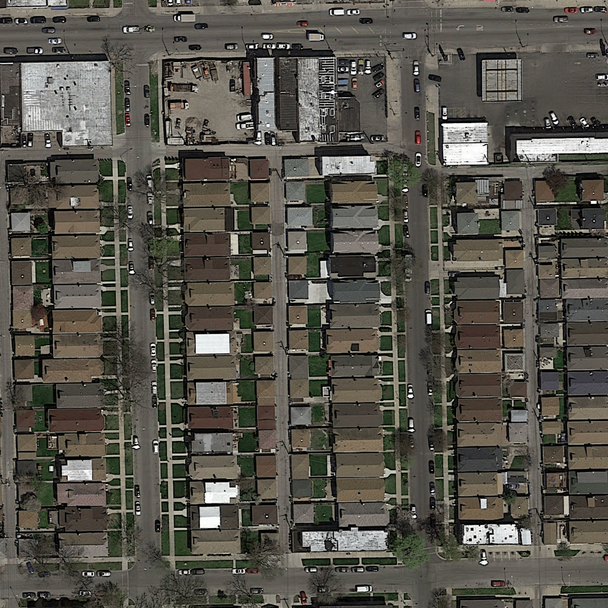
#> input picture Road_segmentation/test_set_images/test_1/test_1.png, 608 x 608 px, given as the content of the folder training/images/, which was not available
$ jupyter execute 5_Colour_image_enhancement.ipynb   (shell and % lines are left out)   (text cells are left out)
#> lines starting #> are read from the running program, lines starting #| are printed output that depends on the picture; long printed decimals are rounded; pictures that were not available may be replaced by others from this repository, and a replacement may not be noted
[cell 1]
import matplotlib.image as mpimg
import numpy as np
import matplotlib.pyplot as plt
import os,sys
from PIL import Image
from mask_to_submission import *

from sklearn import linear_model
from sklearn import model_selection
from sklearn import metrics
from sklearn.model_selection import cross_val_score

from skimage import data, img_as_float
from skimage import exposure
from skimage.morphology import disk
from skimage.filters.rank import enhance_contrast
from skimage.color import rgb2gray
from skimage.filters.rank import autolevel

[cell 2]
# Helper functions

def load_image(infilename):
    data = mpimg.imread(infilename)
    return data

def img_float_to_uint8(img):
    rimg = img - np.min(img)
    rimg = (rimg / np.max(rimg) * 255).round().astype(np.uint8)
    return rimg

# Concatenate an image and its groundtruth
def concatenate_images(img, gt_img):
    nChannels = len(gt_img.shape)
    w = gt_img.shape[0]
    h = gt_img.shape[1]
    if nChannels == 3:
        cimg = np.concatenate((img, gt_img), axis=1)
    else:
        gt_img_3c = np.zeros((w, h, 3), dtype=np.uint8)
        gt_img8 = img_float_to_uint8(gt_img)
        gt_img_3c[:,:,0] = gt_img8
        gt_img_3c[:,:,1] = gt_img8
        gt_img_3c[:,:,2] = gt_img8
        img8 = img_float_to_uint8(img)
        cimg = np.concatenate((img8, gt_img_3c), axis=1)
    return cimg

def img_crop(im, w, h):
    list_patches = []
    imgwidth = im.shape[0]
    imgheight = im.shape[1]
    is_2d = len(im.shape) < 3
    for i in range(0,imgheight,h):
        for j in range(0,imgwidth,w):
            if is_2d:
                im_patch = im[j:j+w, i:i+h]
            else:
                im_patch = im[j:j+w, i:i+h, :]
            list_patches.append(im_patch)
    return list_patches

[cell 3]
# Loaded a set of images
root_dir = "training/"

image_dir = root_dir + "images/"
files = os.listdir(image_dir)
n = len(files) # Load maximum 20 images
print("Loading " + str(n) + " images")
imgs = [load_image(image_dir + files[i]) for i in range(n)]
#> in load_image, data is the input picture: shape (608, 608, 3) float32; mean R, G, B 0.341, 0.331, 0.298
#> imgs = 1 item
print(files[0])


#choose image enhancement technique

# Histogram Equalisation (f1 = 0.58)
#imgs_e = [exposure.equalize_hist(imgs[i]) for i in range(n)]

# Adaptive Equalisation (f1 = 0.58)
imgs_e = [exposure.equalize_adapthist(imgs[i], clip_limit=0.5) for i in range(n)]
#> imgs_e = 1 item

# [7 lines of commented-out code are left out]


print("Processing " + str(n) + " enhanced images")


gt_dir = root_dir + "groundtruth/"
print("Loading " + str(n) + " images")
gt_imgs = [load_image(gt_dir + files[i]) for i in range(n)]
#> gt_imgs = 1 item
print(files[0])

[cell 4]
# Extract patches from input images
patch_size = 38 # each patch is 16*16 pixels

img_patches = [img_crop(imgs[i], patch_size, patch_size) for i in range(n)]
#> after the loop in img_crop, `for i in range(0,imgheight,h):`: list_patches = 256 items
#> img_patches = 1 item
img_patches_e = [img_crop(imgs_e[i], patch_size, patch_size) for i in range(n)]
#> img_patches_e = 1 item
gt_patches = [img_crop(gt_imgs[i], patch_size, patch_size) for i in range(n)]
#> gt_patches = 1 item

# Linearize list of patches
img_patches = np.asarray([img_patches[i][j] for i in range(len(img_patches)) for j in range(len(img_patches[i]))])
img_patches_e = np.asarray([img_patches_e[i][j] for i in range(len(img_patches_e)) for j in range(len(img_patches_e[i]))])
gt_patches =  np.asarray([gt_patches[i][j] for i in range(len(gt_patches)) for j in range(len(gt_patches[i]))])

[cell 5]
# Extract 6-dimensional features consisting of average RGB color as well as variance
def extract_features(img):
    feat_m = np.mean(img, axis=(0,1))
    feat_v = np.var(img, axis=(0,1))
    feat = np.append(feat_m, feat_v)
    return feat

# Extract 2-dimensional features consisting of average gray color as well as variance
def extract_features_2d(img):
    feat_m = np.mean(img)
    feat_v = np.var(img)
    feat = np.append(feat_m, feat_v)
    return feat

#Extract 10-dimensional features, average RGB and gray colour and variance
def extract_features_all(img, img_e):
    feat_m = np.mean(img, axis=(0,1))
    feat_v = np.var(img, axis=(0,1))
    feat_m1 = np.mean(img)
    feat_v1 = np.var(img)
    f = np.append(feat_v, feat_m)
    f1 = np.append(feat_v1, feat_m1)
    feature = np.append(f, f1)

    feat_m2 = np.mean(img_e)
    feat_v2 = np.var(img_e)
    f2 = np.append(feat_v2, feat_m2)

    feat = np.append(feature, f2)

    return feat

# Extract features for a given image
def extract_img_features(filename):
    img = load_image(filename)
    img_patches = img_crop(img, patch_size, patch_size)
    X = np.asarray([extract_features_all(img_patches[i],img_patches_e[i]) for i in range(len(img_patches))])
    return X

[cell 6]
# Compute features for each image patch
foreground_threshold = 0.25 # percentage of pixels > 1 required to assign a foreground label to a patch

def value_to_class(v):
    df = np.sum(v)
    if df > foreground_threshold:
        return 1
    else:
        return 0

X = np.asarray([ extract_features_all(img_patches[i], img_patches_e[i]) for i in range(len(img_patches))])
#> in extract_features_all, `feat_m = np.mean(img, axis=(0,1))`: feat_m = [0.404, 0.391, 0.368]
#> in extract_features_all, `feat_v = np.var(img, axis=(0,1))`: feat_v = [0.0322, 0.0311, 0.0281]
#> in extract_features_all, `feat_m1 = np.mean(img)`: feat_m1 = 0.388
#> in extract_features_all, `feat_v1 = np.var(img)`: feat_v1 = 0.0307
#> in extract_features_all, `f = np.append(feat_v, feat_m)`: f = [0.0322, 0.0311, 0.0281, 0.404, 0.391, 0.368]
#> in extract_features_all, `f1 = np.append(feat_v1, feat_m1)`: f1 = [0.0307, 0.388]
#> in extract_features_all, `feature = np.append(f, f1)`: feature = [0.0322, 0.0311, 0.0281, 0.404, 0.391, 0.368, 0.0307, 0.388]
#> in extract_features_all, `feat_m2 = np.mean(img_e)`: feat_m2 = 0.504
#> in extract_features_all, `feat_v2 = np.var(img_e)`: feat_v2 = 0.0663
#> in extract_features_all, `f2 = np.append(feat_v2, feat_m2)`: f2 = [0.0663, 0.504]
#> in extract_features_all, `feat = np.append(feature, f2)`: feat = [0.0322, 0.0311, 0.0281, 0.404, 0.391, 0.368, 0.0307, 0.388, 0.0663, 0.504]
#> in extract_features_all (call 19), `feat_m = np.mean(img, axis=(0,1))`: feat_m = [0.593, 0.598, 0.592]
#> in extract_features_all (call 19), `feat_v = np.var(img, axis=(0,1))`: feat_v = [0.0197, 0.0204, 0.02]
#> in extract_features_all (call 19), `feat_m1 = np.mean(img)`: feat_m1 = 0.595
#> in extract_features_all (call 19), `feat_v1 = np.var(img)`: feat_v1 = 0.0201
#> in extract_features_all (call 19), `f = np.append(feat_v, feat_m)`: f = [0.0197, 0.0204, 0.02, 0.593, 0.598, 0.592]
#> in extract_features_all (call 19), `f1 = np.append(feat_v1, feat_m1)`: f1 = [0.0201, 0.595]
#> in extract_features_all (call 19), `feature = np.append(f, f1)`: feature = [0.0197, 0.0204, 0.02, 0.593, 0.598, 0.592, 0.0201, 0.595]
#> in extract_features_all (call 19), `feat_m2 = np.mean(img_e)`: feat_m2 = 0.699
#> in extract_features_all (call 19), `feat_m2 = np.mean(img_e)`:
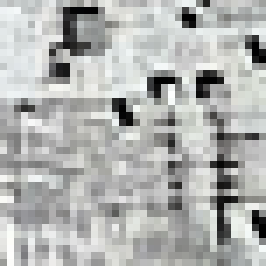
#> img_e: shape (38, 38, 3) float32 (shown 7 times larger); mean of channels 0, 1, 2 0.697, 0.703, 0.696; drawn as R, G, B
#> in extract_features_all (call 19), `feat_v2 = np.var(img_e)`: feat_v2 = 0.0411
#> in extract_features_all (call 19), `f2 = np.append(feat_v2, feat_m2)`: f2 = [0.0411, 0.699]
#> in extract_features_all (call 19), `feat = np.append(feature, f2)`: feat = [0.0197, 0.0204, 0.02, 0.593, 0.598, 0.592, 0.0201, 0.595, 0.0411, 0.699]
#> in extract_features_all (call 20), `feat_m = np.mean(img, axis=(0,1))`: feat_m = [0.526, 0.519, 0.505]
#> in extract_features_all (call 20), `feat_m = np.mean(img, axis=(0,1))`:
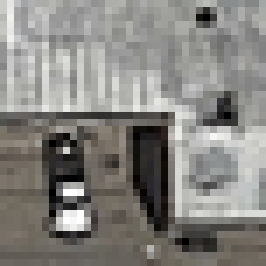
#> img: shape (38, 38, 3) float32 (shown 7 times larger); mean of channels 0, 1, 2 0.526, 0.519, 0.505; drawn as R, G, B
#> in extract_features_all (call 20), `feat_v = np.var(img, axis=(0,1))`: feat_v = [0.0388, 0.0413, 0.0422]
#> in extract_features_all (call 20), `feat_m1 = np.mean(img)`: feat_m1 = 0.517
#> in extract_features_all (call 20), `feat_v1 = np.var(img)`: feat_v1 = 0.0408
#> in extract_features_all (call 20), `f = np.append(feat_v, feat_m)`: f = [0.0388, 0.0413, 0.0422, 0.526, 0.519, 0.505]
#> in extract_features_all (call 20), `f1 = np.append(feat_v1, feat_m1)`: f1 = [0.0408, 0.517]
#> in extract_features_all (call 20), `feature = np.append(f, f1)`: feature = [0.0388, 0.0413, 0.0422, 0.526, 0.519, 0.505, 0.0408, 0.517]
#> in extract_features_all (call 20), `feat_m2 = np.mean(img_e)`: feat_m2 = 0.612
#> in extract_features_all (call 20), `feat_m2 = np.mean(img_e)`:
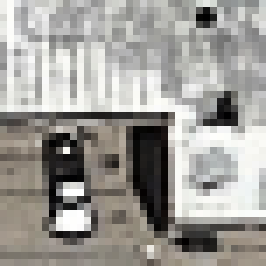
#> img_e: shape (38, 38, 3) float32 (shown 7 times larger); mean of channels 0, 1, 2 0.624, 0.615, 0.598; drawn as R, G, B
#> in extract_features_all (call 20), `feat_v2 = np.var(img_e)`: feat_v2 = 0.0655
#> in extract_features_all (call 20), `f2 = np.append(feat_v2, feat_m2)`: f2 = [0.0655, 0.612]
#> in extract_features_all (call 20), `feat = np.append(feature, f2)`: feat = [0.0388, 0.0413, 0.0422, 0.526, 0.519, 0.505, 0.0408, 0.517, 0.0655, 0.612]
#> in extract_features_all (call 21), `feat_m = np.mean(img, axis=(0,1))`: feat_m = [0.255, 0.244, 0.221]
#> in extract_features_all (call 21), `feat_m = np.mean(img, axis=(0,1))`:
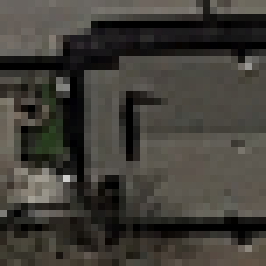
#> img: shape (38, 38, 3) float32 (shown 7 times larger); mean of channels 0, 1, 2 0.255, 0.244, 0.221; drawn as R, G, B
#> in extract_features_all (call 21), `feat_v = np.var(img, axis=(0,1))`: feat_v = [0.0187, 0.0173, 0.0149]
#> in extract_features_all (call 21), `feat_m1 = np.mean(img)`: feat_m1 = 0.24
#> in extract_features_all (call 21), `feat_v1 = np.var(img)`: feat_v1 = 0.0172
#> in extract_features_all (call 21), `f = np.append(feat_v, feat_m)`: f = [0.0187, 0.0173, 0.0149, 0.255, 0.244, 0.221]
#> in extract_features_all (call 21), `f1 = np.append(feat_v1, feat_m1)`: f1 = [0.0172, 0.24]
#> in extract_features_all (call 21), `feature = np.append(f, f1)`: feature = [0.0187, 0.0173, 0.0149, 0.255, 0.244, 0.221, 0.0172, 0.24]
#> in extract_features_all (call 21), `feat_m2 = np.mean(img_e)`: feat_m2 = 0.331
#> in extract_features_all (call 21), `feat_m2 = np.mean(img_e)`:
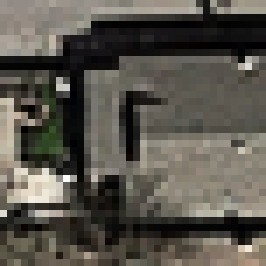
#> img_e: shape (38, 38, 3) float32 (shown 7 times larger); mean of channels 0, 1, 2 0.352, 0.336, 0.305; drawn as R, G, B
#> in extract_features_all (call 21), `feat_v2 = np.var(img_e)`: feat_v2 = 0.0448
#> in extract_features_all (call 21), `f2 = np.append(feat_v2, feat_m2)`: f2 = [0.0448, 0.331]
#> in extract_features_all (call 21), `feat = np.append(feature, f2)`: feat = [0.0187, 0.0173, 0.0149, 0.255, 0.244, 0.221, 0.0172, 0.24, 0.0448, 0.331]
#> in extract_features_all (call 22), `feat_m = np.mean(img, axis=(0,1))`: feat_m = [0.313, 0.285, 0.243]
#> in extract_features_all (call 22), `feat_m = np.mean(img, axis=(0,1))`:
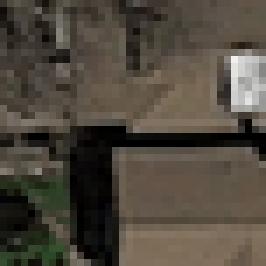
#> img: shape (38, 38, 3) float32 (shown 7 times larger); mean of channels 0, 1, 2 0.313, 0.285, 0.243; drawn as R, G, B
#> in extract_features_all (call 22), `feat_v = np.var(img, axis=(0,1))`: feat_v = [0.0255, 0.0213, 0.0186]
#> in extract_features_all (call 22), `feat_m1 = np.mean(img)`: feat_m1 = 0.28
#> in extract_features_all (call 22), `feat_v1 = np.var(img)`: feat_v1 = 0.0226
#> in extract_features_all (call 22), `f = np.append(feat_v, feat_m)`: f = [0.0255, 0.0213, 0.0186, 0.313, 0.285, 0.243]
#> in extract_features_all (call 22), `f1 = np.append(feat_v1, feat_m1)`: f1 = [0.0226, 0.28]
#> in extract_features_all (call 22), `feature = np.append(f, f1)`: feature = [0.0255, 0.0213, 0.0186, 0.313, 0.285, 0.243, 0.0226, 0.28]
#> in extract_features_all (call 22), `feat_m2 = np.mean(img_e)`: feat_m2 = 0.462
#> in extract_features_all (call 22), `feat_m2 = np.mean(img_e)`:
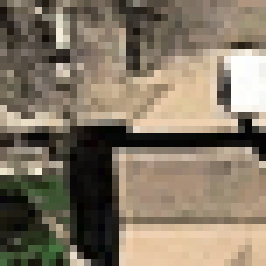
#> img_e: shape (38, 38, 3) float32 (shown 7 times larger); mean of channels 0, 1, 2 0.517, 0.469, 0.4; drawn as R, G, B
#> in extract_features_all (call 22), `feat_v2 = np.var(img_e)`: feat_v2 = 0.0692
#> in extract_features_all (call 22), `f2 = np.append(feat_v2, feat_m2)`: f2 = [0.0692, 0.462]
#> in extract_features_all (call 22), `feat = np.append(feature, f2)`: feat = [0.0255, 0.0213, 0.0186, 0.313, 0.285, 0.243, 0.0226, 0.28, 0.0692, 0.462]
#> in extract_features_all (call 23), `feat_m = np.mean(img, axis=(0,1))`: feat_m = [0.279, 0.268, 0.221]
#> in extract_features_all (call 23), `feat_m = np.mean(img, axis=(0,1))`:
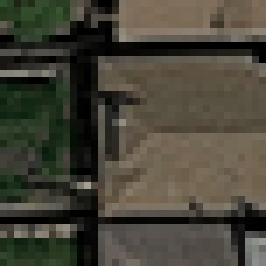
#> img: shape (38, 38, 3) float32 (shown 7 times larger); mean of channels 0, 1, 2 0.279, 0.268, 0.221; drawn as R, G, B
#> in extract_features_all (call 23), `feat_v = np.var(img, axis=(0,1))`: feat_v = [0.0261, 0.0191, 0.0156]
#> in extract_features_all (call 23), `feat_m1 = np.mean(img)`: feat_m1 = 0.256
#> in extract_features_all (call 23), `feat_v1 = np.var(img)`: feat_v1 = 0.0209
#> in extract_features_all (call 23), `f = np.append(feat_v, feat_m)`: f = [0.0261, 0.0191, 0.0156, 0.279, 0.268, 0.221]
#> in extract_features_all (call 23), `f1 = np.append(feat_v1, feat_m1)`: f1 = [0.0209, 0.256]
#> in extract_features_all (call 23), `feature = np.append(f, f1)`: feature = [0.0261, 0.0191, 0.0156, 0.279, 0.268, 0.221, 0.0209, 0.256]
#> in extract_features_all (call 23), `feat_m2 = np.mean(img_e)`: feat_m2 = 0.398
#> in extract_features_all (call 23), `feat_m2 = np.mean(img_e)`:
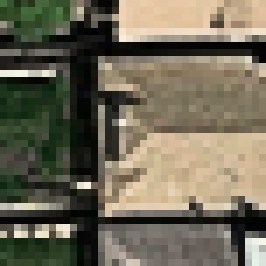
#> img_e: shape (38, 38, 3) float32 (shown 7 times larger); mean of channels 0, 1, 2 0.436, 0.414, 0.344; drawn as R, G, B
#> in extract_features_all (call 23), `feat_v2 = np.var(img_e)`: feat_v2 = 0.0715
#> in extract_features_all (call 23), `f2 = np.append(feat_v2, feat_m2)`: f2 = [0.0715, 0.398]
#> in extract_features_all (call 23), `feat = np.append(feature, f2)`: feat = [0.0261, 0.0191, 0.0156, 0.279, 0.268, 0.221, 0.0209, 0.256, 0.0715, 0.398]
#> in extract_features_all (call 24), `feat_m = np.mean(img, axis=(0,1))`: feat_m = [0.327, 0.323, 0.291]
#> in extract_features_all (call 24), `feat_m = np.mean(img, axis=(0,1))`:
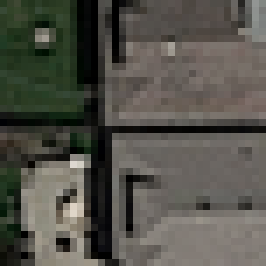
#> img: shape (38, 38, 3) float32 (shown 7 times larger); mean of channels 0, 1, 2 0.327, 0.323, 0.291; drawn as R, G, B
#> in extract_features_all (call 24), `feat_v = np.var(img, axis=(0,1))`: feat_v = [0.0305, 0.0244, 0.0246]
#> in extract_features_all (call 24), `feat_m1 = np.mean(img)`: feat_m1 = 0.314
#> in extract_features_all (call 24), `feat_v1 = np.var(img)`: feat_v1 = 0.0267
#> in extract_features_all (call 24), `f = np.append(feat_v, feat_m)`: f = [0.0305, 0.0244, 0.0246, 0.327, 0.323, 0.291]
#> in extract_features_all (call 24), `f1 = np.append(feat_v1, feat_m1)`: f1 = [0.0267, 0.314]
#> in extract_features_all (call 24), `feature = np.append(f, f1)`: feature = [0.0305, 0.0244, 0.0246, 0.327, 0.323, 0.291, 0.0267, 0.314]
#> in extract_features_all (call 24), `feat_m2 = np.mean(img_e)`: feat_m2 = 0.492
#> in extract_features_all (call 24), `feat_v2 = np.var(img_e)`: feat_v2 = 0.0937
#> in extract_features_all (call 24), `f2 = np.append(feat_v2, feat_m2)`: f2 = [0.0937, 0.492]
#> in extract_features_all (call 24), `feat = np.append(feature, f2)`: feat = [0.0305, 0.0244, 0.0246, 0.327, 0.323, 0.291, 0.0267, 0.314, 0.0937, 0.492]
Y = np.asarray([value_to_class(np.mean(gt_patches[i])) for i in range(len(gt_patches))])
#> in value_to_class, `df = np.sum(v)`: df = 0.388
#> Y = 256 values, max 1 at index 0, min 0 at index 4, mean 0.879

[cell 7]
# Print feature statistics

print('Computed ' + str(X.shape[0]) + ' features')
#| Computed 256 features
print('Feature dimension = ' + str(X.shape[1]))
#| Feature dimension = 10
print('Number of classes = ' + str(np.max(Y)))  #TODO: fix, length(unique(Y))
#| Number of classes = 1

Y0 = [i for i, j in enumerate(Y) if j == 0]
#> Y0 = 31 values from 4 to 253
Y1 = [i for i, j in enumerate(Y) if j == 1]
#> Y1 = 225 values from 0 to 255
print('Class 0: ' + str(len(Y0)) + ' samples')
#| Class 0: 31 samples
print('Class 1: ' + str(len(Y1)) + ' samples')
#| Class 1: 225 samples

[cell 8]
#Train-Test split
X_train, X_test, y_train, y_test = model_selection.train_test_split(X, Y, test_size=0.20, random_state=42)
#> y_train = 204 values, max 1 at index 2, min 0 at index 0, mean 0.868; y_test = 52 values, max 1 at index 0, min 0 at index 5, mean 0.923

[cell 9]
# train a logistic regression classifier

# we create an instance of the classifier and fit the data
classifier = linear_model.LogisticRegression(C=1e5, class_weight="balanced")
classifier.fit(X_train, y_train)

[cell 10]
# Check how well this does (Simple)
y_pred = classifier.predict(X_test)
#> y_pred = 52 values, max 1 at index 0, min 0 at index 5, mean 0.885
print('Accuracy: ', metrics.accuracy_score(y_test, y_pred))
#| Accuracy:  0.9615
print('Precision: ', metrics.precision_score(y_test, y_pred))
#| Precision:  1.0
print('Recall: ', metrics.recall_score(y_test, y_pred))
#| Recall:  0.9583
print('F1 Score: ', metrics.f1_score(y_test, y_pred))
#| F1 Score:  0.9787

[cell 11]
# Check automatically with crossvalidation
k = 60
precision = cross_val_score(classifier, X, Y, cv=k, scoring="precision")
#> precision = 60 values, max 1 at index 0, min 0.75 at index 57, mean 0.996
recall = cross_val_score(classifier, X, Y, cv=k, scoring="recall")
#> recall = 60 values, max 1 at index 0, min 0.75 at index 2, mean 0.992
accuracy = cross_val_score(classifier, X, Y, cv=k, scoring="accuracy")
#> accuracy = 60 values, max 1 at index 0, min 0.75 at index 36, mean 0.988
f1 = cross_val_score(classifier, X, Y, cv=k, scoring="f1")
#> f1 = 60 values, max 1 at index 0, min 0.857 at index 2, mean 0.993


print("Accuracy: %0.2f (+/- %0.2f)" % (accuracy.mean(), accuracy.std() * 2))
#| Accuracy: 0.99 (+/- 0.10)
# Precision: avoid false positives
print("Precision: %0.2f (+/- %0.2f)" % (precision.mean(), precision.std() * 2))
#| Precision: 1.00 (+/- 0.06)
# Recall: avoid false negatives
print("Recall: %0.2f (+/- %0.2f)" % (recall.mean(), recall.std() * 2))
#| Recall: 0.99 (+/- 0.09)
print("F1 Score: %0.2f (+/- %0.2f)" % (f1.mean(), f1.std() * 2))
#| F1 Score: 0.99 (+/- 0.06)

[cell 12]
# Convert array of labels to an image

def label_to_img(imgwidth, imgheight, w, h, labels):
    im = np.zeros([imgwidth, imgheight])
    idx = 0
    for i in range(0,imgheight,h):
        for j in range(0,imgwidth,w):
            im[j:j+w, i:i+h] = labels[idx]
            idx = idx + 1
    return im

def make_img_overlay(img, predicted_img):
    w = img.shape[0]
    h = img.shape[1]
    color_mask = np.zeros((w, h, 3), dtype=np.uint8)
    color_mask[:,:,0] = predicted_img*255

    img8 = img_float_to_uint8(img)
    background = Image.fromarray(img8, 'RGB').convert("RGBA")
    overlay = Image.fromarray(color_mask, 'RGB').convert("RGBA")
    new_img = Image.blend(background, overlay, 0.2)
    return new_img

[cell 13]
#Create prediction images using all the test images
def binary_to_uint8(img):
    rimg = (img * 255).round().astype(np.uint8)
    return rimg

def create_submission(classifier):
    test_img_dir = 'test_set_images/'
    for img_idx in range(1, 51):

        test_img_dir_i = test_img_dir + 'test_' + str(img_idx) + '/'
        test_files = os.listdir(test_img_dir_i)
        img = load_image(test_img_dir_i + test_files[0])

        Xi = extract_img_features(test_img_dir_i + test_files[0])
#> in extract_img_features, `img_patches = img_crop(img, patch_size, patch_size)`: img_patches = 256 items
        Zi = classifier.predict(Xi)
        w = img.shape[0]
        h = img.shape[1]
        predicted_im = label_to_img(w, h, patch_size, patch_size, Zi)
        #cimg = concatenate_images(imgs[img_idx], predicted_im)
        Image.fromarray(binary_to_uint8(predicted_im)).save('predictions/prediction_' + '%.3d' % img_idx + '.png')

[cell 14]
create_submission(classifier)
#> in create_submission, `Zi = classifier.predict(Xi)`: Zi = 256 values, max 1 at index 0, min 0 at index 4, mean 0.871
#> after the loop in label_to_img, `for i in range(0,imgheight,h):`: idx = 256
